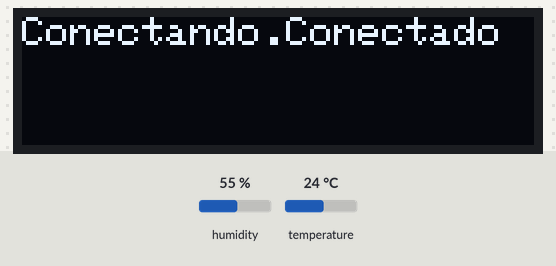
This sketch was run on a simulated ESP8266 (NodeMCU). Shown: 128×32 one-colour display. The test bench sets the inputs (shaded band); at power-on: temperature 24 °C, humidity 55 %. WiFi joins after 1.5 s; servers stay silent unless stated; no MQTT or app messages arrive unless stated.

Above: at 1.6 s.
At 9.3 s:
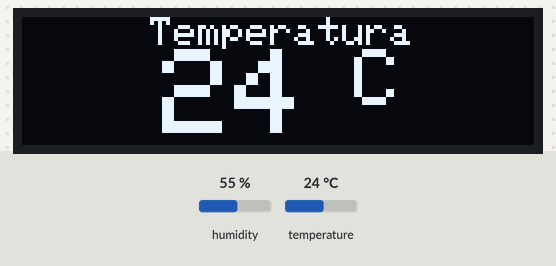
9.4 s: temperature set to 12 °C
At 23.0 s:
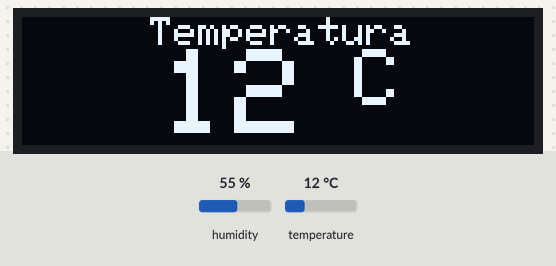
23.3 s: temperature set to 19 °C
At 35.7 s:
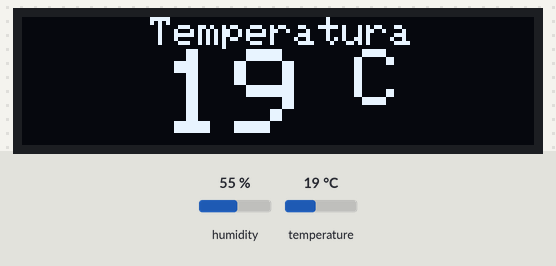
36.4 s: temperature set to 28 °C
At 48.3 s:
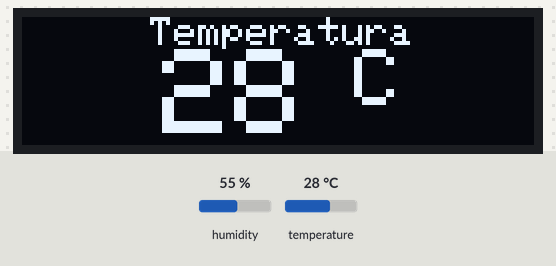
Timing chart, 0 to 49.8 s (numbered marks = the images above; inputs shaded):
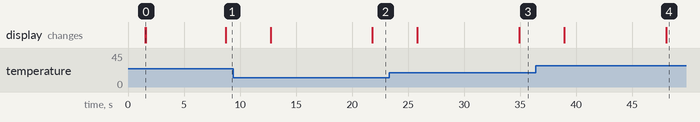

Measured:
- after the input at 9.4 s, the display: first differs from a run without the input after 12.4 s (image 2)
- after the input at 23.3 s, the display: first differs from a run without the input after 11.6 s (image 3)
- after the input at 36.4 s, the display: first differs from a run without the input after 11.6 s (image 4)
- what the display in image 0 shows lasts 7.1 s, from 1.6 s to 8.7 s

The sketch:

temperatura.ino
```cpp
//display
#include <Wire.h>
#include <Adafruit_SSD1306.h>
Adafruit_SSD1306 display = Adafruit_SSD1306(128, 32, &Wire);

//sensor de temperatura e humidade
#include <Adafruit_SHTC3.h>
Adafruit_SHTC3 shtc3 = Adafruit_SHTC3();

//wifi
#include <ESP8266WiFi.h>
const char* ssid = "";
const char* password = "";
WiFiClient nodemcuClient;

// MQTT
#include <PubSubClient.h>
const char* mqtt_Broker = "192.168.1.130";
PubSubClient client(nodemcuClient);
const char* topicoTemperatura = "esp/temp";
const char* topicoUmidade = "esp/umi";
const char* mqttClientID = "temp/umi";

int temperatura;
int umidade;

void setup() {
  //Serial.begin(115200);
  shtc3.begin();
  configurarDisplay();
  conexaoWifi();
  client.setServer(mqtt_Broker, 1883);
}

void loop() {
  if(!client.connected()) {
    reconectarMQTT();
  }
  medirTemperaturaUmidade();
  publicarTemperaturaUmidade();
  mostrarTemperaturaUmidade();
}

void publicarTemperaturaUmidade(){
  client.publish(topicoTemperatura, String(temperatura).c_str(), true);
  client.publish(topicoUmidade, String(umidade).c_str(), true);

}

void reconectarMQTT(){
  while (!client.connected()) {
    client.connect(mqttClientID);
  }
}

void conexaoWifi(){
  delay(10);
  WiFi.begin(ssid, password);
  display.setTextSize(1);
  display.setCursor(0,0);
  display.print("Conectando");
  delay(1000);
  while (WiFi.status() != WL_CONNECTED) {
    delay(500);
    display.print(".");
    display.display();
  }
  display.print("Conectado");
  display.display();
  display.clearDisplay();
}


void mostrarTemperaturaUmidade() {
  mostrarMensagemDisplay("Temperatura", (temperatura), " C");
  mostrarMensagemDisplay("Umidade", (umidade), " %");
}

void mostrarMensagemDisplay(const char* texto1, int medicao, const char* texto2) {
  display.setTextSize(1);
  display.setCursor(32,0);
  display.print(texto1);
  display.setTextSize(3);
  display.setCursor(35,8);
  delay(2000);
  display.print(medicao);
  display.setTextSize(2);
  display.print(texto2);
  display.display();
  delay(2000);
  display.clearDisplay();

}

void configurarDisplay() {
  display.begin(SSD1306_SWITCHCAPVCC, 0x3C);
  display.setTextColor(WHITE);
  display.clearDisplay();
}

void medirTemperaturaUmidade() {
  sensors_event_t humidity, temp;
  shtc3.getEvent(&humidity, &temp);
  temperatura = temp.temperature;
  umidade = humidity.relative_humidity;
  delay(5000);
}
```
